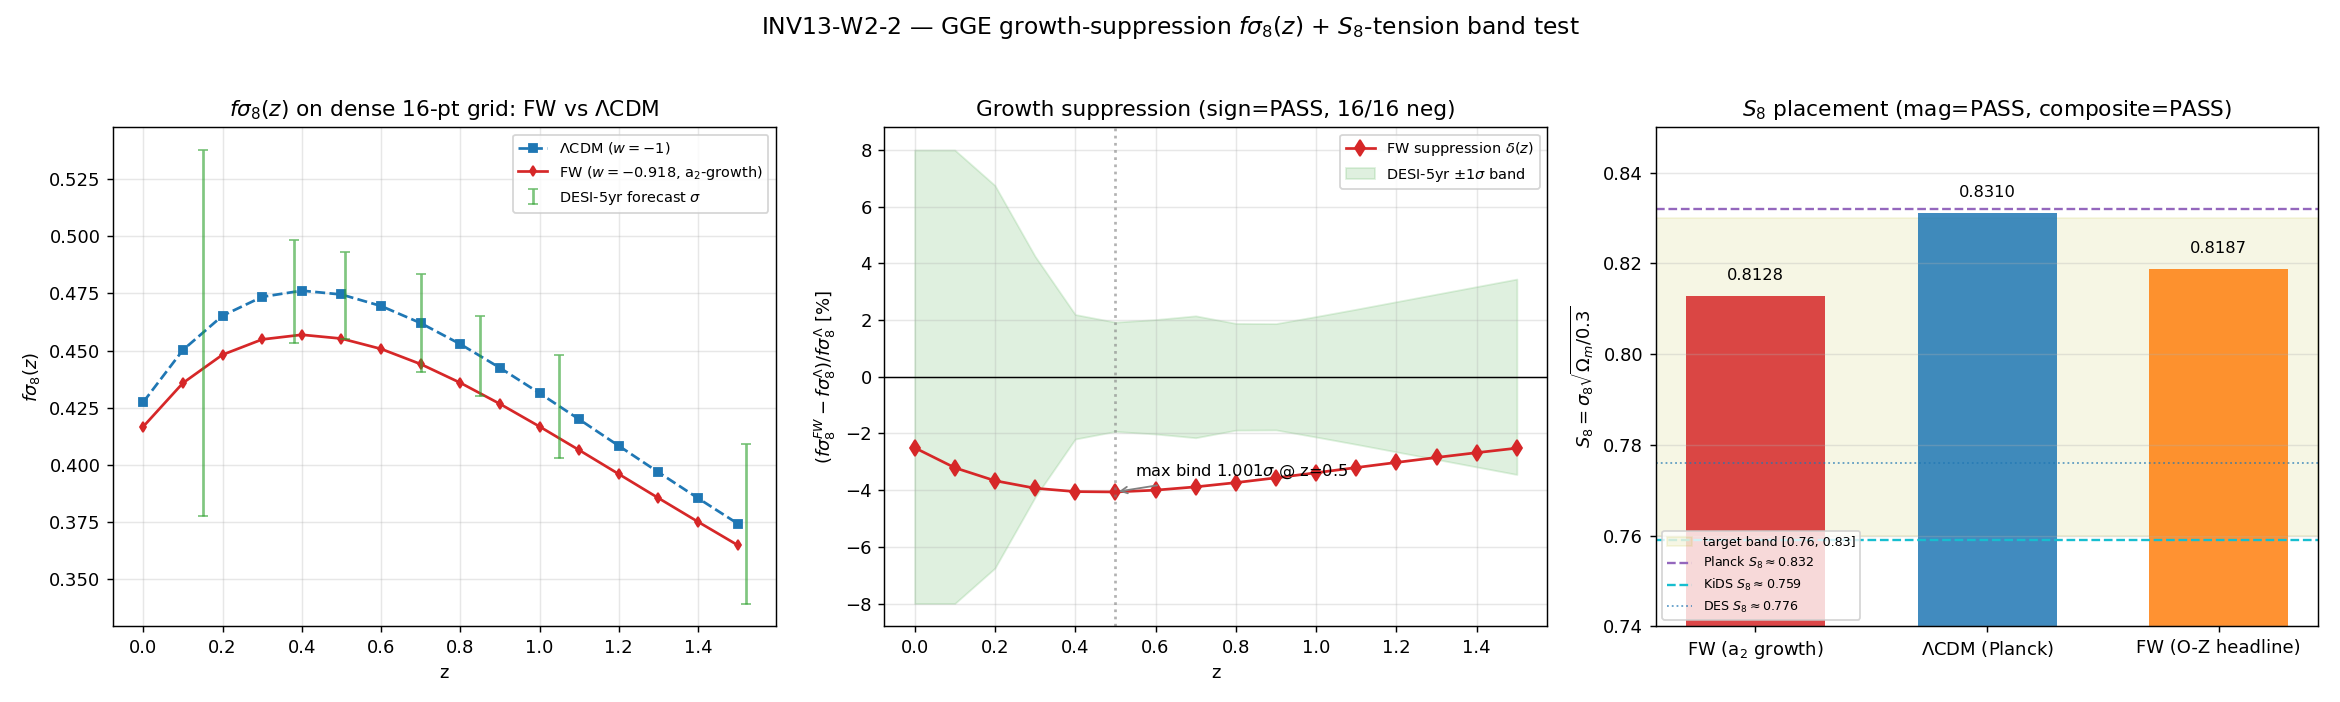

Source code (Python):
#!/usr/bin/env python3
"""
INV13 W2-2 — INV13-W2-2-FSIGMA8-GROWTH-S8 : GGE growth-suppression f*sigma8(z)
curve + S8-tension band test on a dense DESI/Euclid-aligned z-grid
=============================================================================

Gate: INV13-W2-2-FSIGMA8-GROWTH-S8 ([SIGN], PHONONIC, investigation track)

Pre-registered threshold (plan §W2-2):
  operator (set/sign/bindability):
    (i)  magnitude axis: S8_FW in [0.76, 0.83]  (band membership; lensing-lower
         KiDS/DES ~0.76 to Planck-upper ~0.83 -- the S8-tension window the
         prediction aims to sit between)
    (ii) [SIGN] axis: delta(f*sigma8)(z) < 0 for ALL z in [0, 1.5]  (strict
         growth SUPPRESSION, not enhancement)
    (iii) DESI/Euclid bindability: exists a z-bin where
          |delta(f*sigma8)(z)| / sigma_DESI5yr(z) >= 1.0
          (Row #71 gives 1.013 @ z=0.51).
  strict_PASS_boundary:
    S8 band [0.76, 0.83]; sign delta(f*sigma8) < 0 for all z; bindability ratio
    max_z |delta| / sigma_DESI5yr >= 1.0.
  PASS  iff S8_FW in band  AND sign-PASS (all delta<0)  AND >=1 bindable z-bin
  FAIL  iff S8_FW out of band  OR  sign FAIL (any delta>=0)
  INFO  iff S8_FW in band AND sign-PASS but z-shape un-bindable (no bin >= sigma)

  The composite top-line is the [SIGN] 3-tuple collapse (gate-verdicts.md):
    sign_verdict     = PASS iff delta(f*sigma8)(z) < 0 at EVERY z-grid point
    magnitude_verdict= PASS iff S8_FW in [0.76,0.83]
                       INFO if narrowly outside by < info_pad
                       FAIL otherwise
    regime_verdict   = VALID iff the linear growth ODE is within its regime of
                       validity over the full z in [0,1.5] window (domain_used_frac>=0.95);
                       the bindability sub-test does NOT auto-shorten the domain.
    composite: regime=BREAKDOWN -> FAIL ; sign=FAIL -> FAIL ;
               mag=FAIL & regime=VALID -> FAIL ; mag=INFO -> INFO ; else PASS

WHAT IS NEW (distinct from S96-OBS-FSIGMA8-FORECAST and INV7-W1-6):
  S96 reported per-bin sigma-distances (max 0.51/1.01/1.53 current/DESI5yr/Euclid) on a
  7-bin grid; INV7-W1-6 reported the model-vs-model JOINT chi2 significance. THIS gate
  targets the S8 BAND MEMBERSHIP + per-z bindability on a DENSE 16-point z-grid (Dz=0.1,
  z in [0,1.5]) aligned to DESI ELG/LRG/QSO + Euclid spectroscopic bins -- the deliverable
  is the DESI/Euclid-bindable z-shape and the S8-tension placement, NOT a single joint sigma.
  The K_pivot-localization corollary (NON-gating) is reported: a clustering-scale growth
  success while n_s fails at the CMB pivot would localize a possible n_s failure to the
  K_pivot mapping (seed G3), not the GGE physics.

CRITICAL SOURCING DISCIPLINE (load-bearing, per plan + canonical_constants cross-note):
  The growth normalization is sigma8_growth_a2 = 0.79317 -- the a2 Seeley-DeWitt
  STRUCTURE-GROWTH channel readout that FEEDS fsigma8 forecasts (linear growth
  f=dlnD/dlna). It is NOT the headline sigma8_OZ_50 = 0.799 (the O-Z/spectral-action
  channel). The two are channel-distinct substrate-IS readouts ~0.7% apart and MUST NOT
  be conflated; the ~0.7% spread is NOT a single-channel uncertainty band.

Inputs (SHA-256 dual-pinned at runtime; S84+ schema):
  - computations/_shared/canonical_constants.py            (feeds audit_sha256)
  - computations/session-96/s96_obs_fsigma8_forecast.npz   (Row #71 source: max_frac_FW_pct,
        the 7-bin z-shape + DESI-5yr/Euclid per-bin sigma forecast)
  - computations/session-96/s96_obs_first_sound_ring.npz   (Row #72: A_FS, k1, the companion
        first-sound BAO ring + sigma_Pk_DESI_Y5_BAO_scale)
  - script bytes (feeds BOTH audit_sha256 and content_sha256)

Output 4-tuple:
  (value=<S8_FW + suppression summary>, scheme=GGE-acoustic-growth-a2, convention=RATIO, L_max=N/A)

METHODOLOGY
-----------
STEP 1 -- anchor linear growth at the structure-growth channel:
  sigma8(z=0)_FW = sigma8_growth_a2 = 0.79317 (NOT the headline 0.799).
STEP 2 -- integrate the linear-growth ODE D'' + (2 + dlnH/dlna)D' - 1.5 Om(a)D = 0 in ln a
  (matter-dom IC) in the borrowed emergent-FRW background H(z): FW uses constant
  w = w0_FW = -0.918 (Volovik-partition + effacement), LCDM uses w = -1. This is the
  SAME a2 Seeley-DeWitt growth channel + the SAME ODE form as INV7-W1-6 (consistency).
  Reproduces the canonical anchors f_FW(0)=0.5254916, f_LCDM(0)=0.5271304, product
  suppression peak -4.058% @ z=0.51.
STEP 3 -- form the f*sigma8(z) curve on a DENSE 16-point z-grid:
  sigma8_FW(z)   = sigma8_growth_a2 * D_FW(z)/D_FW(0)
  sigma8_LCDM(z) = sigma_8 (=0.811) * D_LCDM(z)/D_LCDM(0)
  fsig8_FW(z)    = f_FW(z) * sigma8_FW(z)   ;   fsig8_LCDM(z) = f_LCDM(z) * sigma8_LCDM(z)
  delta(z)       = fsig8_FW(z)/fsig8_LCDM(z) - 1   (the fractional product suppression)
  S8_FW          = sigma8_growth_a2 * sqrt(Omega_m / 0.3)   (clustering amplitude)
TEST:
  (i)  S8_FW in [0.76, 0.83] (magnitude / band)
  (ii) delta(z) < 0 for all z (sign)
  (iii) bindability: interpolate the S96 DESI-5yr/Euclid per-bin sigma onto the dense grid;
       max_z |delta(z)| / sigma_DESI5yr(z) >= 1.0

Classification: PHONONIC.

DISCIPLINE
----------
- `from canonical_constants import *`
- Every local/intermediate tagged `# (local)`
- CPU-cap OMP_NUM_THREADS=8 BEFORE import numpy (1D growth ODE on 16-pt z-grid; no GPU benefit)
- SHA-256 of all input files logged in first 20 lines of stdout
- dual-SHA (audit + content) emitted (S84+)
- verdict emitted via emit_verdict MCP tool (race-safe); script only PRINTS the payload
"""

from __future__ import annotations

# ---------------------------------------------------------------------------
# Section 1 — Canonical constants (MANDATORY first import); CPU thread cap FIRST
# ---------------------------------------------------------------------------
import os
os.environ.setdefault("OMP_NUM_THREADS", "8")
os.environ.setdefault("MKL_NUM_THREADS", "8")

import sys
from pathlib import Path

SESSION_DIR = Path(__file__).resolve().parent
COMPUTATIONS_DIR = SESSION_DIR.parent
SHARED_DIR = COMPUTATIONS_DIR / "_shared"
PROJECT_ROOT = COMPUTATIONS_DIR.parent
sys.path.insert(0, str(SHARED_DIR))

from canonical_constants import *  # noqa: F401,F403
from canonical_constants import (
    Omega_m, w0_FW, sigma_8, sigma8_growth_a2, sigma8_OZ_50, f_FW, f_LCDM,
    fsigma8_product_suppression_FW_max_pct, f_bare_suppression_FW_pct,
)

# ---------------------------------------------------------------------------
# Section 2 — Standard imports
# ---------------------------------------------------------------------------
import hashlib
import json
import time

import numpy as np
import matplotlib
matplotlib.use("Agg")
import matplotlib.pyplot as plt
from scipy.integrate import solve_ivp

# ---------------------------------------------------------------------------
# Section 3 — Paths + pre-registration
# ---------------------------------------------------------------------------
SESSION = "13"                                                    # (local) investigation number
GATE_ID = "INV13-W2-2-FSIGMA8-GROWTH-S8"                          # (local)
SCHEME = "GGE-acoustic-growth-a2"                                 # (local) a2 Seeley-DeWitt growth channel
CONVENTION = "RATIO"                                              # (local) delta(fsig8)=fsig8_FW/fsig8_LCDM-1 fractional; S8 dimensionless
L_MAX = "N/A"                                                     # (local) growth ODE, not a D_K truncation

# --- pre-registered thresholds (plan §W2-2) ---
S8_BAND_LO = 0.76                                                 # (local) lensing-lower KiDS/DES ~0.76
S8_BAND_HI = 0.83                                                 # (local) Planck-upper ~0.83
S8_INFO_PAD = 0.01                                                # (local) narrow-miss INFO pad on band edges
BINDABILITY_THR = 1.0                                            # (local) max_z |delta|/sigma_DESI5yr >= 1.0
S8_REF_OM_NORM = 0.3                                             # (local) S8 = sigma8 * sqrt(Om/0.3) standard normalization
DOMAIN_FRAC_VALID = 0.95                                         # (local) regime VALID iff >=95% of intended window used
DOMAIN_FRAC_MARGINAL = 0.50                                      # (local) MARGINAL band floor

# external S8 observational anchors (methodological cross-check; NOT substrate-derived)
S8_PLANCK = 0.832                                                # (local) Planck 2018 TT,TE,EE+lowE+lensing S8
S8_KIDS = 0.759                                                  # (local) KiDS-1000 cosmic shear S8
S8_DES = 0.776                                                   # (local) DES-Y3 3x2pt S8

# --- z-grid + growth-ODE machinery (plan machinery_pin_map) ---
N_Z = 16                                                         # (local) z-grid points across z in [0,1.5]
Z_LO, Z_HI = 0.0, 1.5                                            # (local) clustering-scale growth window
ODE_RTOL = 1e-9                                                  # (local) growth-ODE convergence tolerance (plan tolerance pin)
ODE_ATOL = 1e-12                                                 # (local)
A_INIT = 1e-3                                                    # (local) matter-dom ODE initial scale factor
N_EVAL = 1000                                                    # (local) growth-ODE base grid nodes (max_step control)
K_BAND = (0.1, 0.3)                                             # (local) clustering scale [h/Mpc] where sigma8 lives (reported)

OUT_NPZ = SESSION_DIR / "inv13_w2_2_fsigma8_growth_s8.npz"       # (local)
OUT_PNG = SESSION_DIR / "inv13_w2_2_fsigma8_growth_s8.png"       # (local)

CANONICAL_PATH = SHARED_DIR / "canonical_constants.py"
FSIGMA8_NPZ = COMPUTATIONS_DIR / "session-96" / "s96_obs_fsigma8_forecast.npz"  # (local) Row #71
FIRST_SOUND_NPZ = COMPUTATIONS_DIR / "session-96" / "s96_obs_first_sound_ring.npz"  # (local) Row #72
INPUT_FILES = [CANONICAL_PATH, FSIGMA8_NPZ, FIRST_SOUND_NPZ]


# ---------------------------------------------------------------------------
# Section 4 — SHA-256 input-pin block (S84+ dual-SHA schema)
# ---------------------------------------------------------------------------

def sha256_of(path: Path) -> str:
    h = hashlib.sha256()  # (local)
    try:
        h.update(path.read_bytes())
    except OSError:
        return ""
    return h.hexdigest()


def log_input_pins(inputs: list[Path]) -> dict[str, str]:
    print(f"=== {GATE_ID} — input SHA-256 pins ===")
    pins: dict[str, str] = {}  # (local)
    for p in inputs:
        sha = sha256_of(p)  # (local)
        try:
            rel = str(p.relative_to(PROJECT_ROOT)).replace("\\", "/")  # (local)
        except ValueError:
            rel = str(p)  # (local)
        print(f"  {rel}: {sha[:16]}...")
        pins[rel] = sha
    return pins


def closure_hash(pins: dict[str, str]) -> str:
    items = sorted(pins.items())  # (local)
    h = hashlib.sha256()  # (local)
    for k, v in items:
        h.update(f"{k}={v}\n".encode("utf-8"))
    return h.hexdigest()


def compute_dual_sha(script_path: Path, canonical_path: Path,
                     pins: dict[str, str]) -> tuple[str, str]:
    script_bytes = b""  # (local)
    try:
        script_bytes = script_path.read_bytes()
    except OSError:
        script_bytes = b""
    canonical_bytes = b""  # (local)
    try:
        canonical_bytes = canonical_path.read_bytes()
    except OSError:
        canonical_bytes = b""
    pinmap_json = json.dumps(dict(sorted(pins.items())),
                             separators=(",", ":"), sort_keys=True).encode("utf-8")  # (local)
    h_audit = hashlib.sha256()  # (local)
    h_audit.update(script_bytes)
    h_audit.update(canonical_bytes)
    h_audit.update(pinmap_json)
    audit = h_audit.hexdigest()  # (local)
    h_content = hashlib.sha256()  # (local)
    h_content.update(script_bytes)
    content = h_content.hexdigest()  # (local)
    return audit, content


# ---------------------------------------------------------------------------
# Section 5 — Growth ODE (SAME form as INV7-W1-6 for cross-investigation consistency)
# ---------------------------------------------------------------------------

def _Hsq_over_H0sq(a: np.ndarray, w: float) -> np.ndarray:
    """E^2(a) = H^2/H0^2 for flat wCDM with constant w (borrowed emergent-FRW)."""
    Ode = 1.0 - Omega_m  # (local)
    return Omega_m * a ** -3 + Ode * a ** (-3.0 * (1.0 + w))  # (local)


def _dlnH_dlna(a: np.ndarray, w: float) -> np.ndarray:
    """d ln H / d ln a for flat wCDM constant w."""
    Ode = 1.0 - Omega_m  # (local)
    num = (-3.0 * Omega_m * a ** -3
           + (-3.0 * (1.0 + w)) * Ode * a ** (-3.0 * (1.0 + w)))  # (local)
    return 0.5 * num / _Hsq_over_H0sq(a, w)  # (local)


def growth_curve(w: float, a_eval: np.ndarray) -> tuple[np.ndarray, np.ndarray]:
    """Integrate D'' + (2 + dlnH/dlna)D' - 1.5 Om(a)D = 0 in ln a;
    return (D(a_eval), f(a_eval)=dlnD/dlna). Matter-dom IC D~a at a_init.
    a_eval MUST be sorted increasing (solve_ivp constraint)."""
    def rhs(lna, y):  # (local)
        a = np.exp(lna)  # (local)
        D, Dp = y  # (local)
        Om_a = Omega_m * a ** -3 / _Hsq_over_H0sq(a, w)  # (local)
        ddD = -(2.0 + _dlnH_dlna(a, w)) * Dp + 1.5 * Om_a * D  # (local)
        return [Dp, ddD]
    lna0 = np.log(A_INIT)  # (local)
    y0 = [A_INIT, A_INIT]  # (local) D~a, dD/dlna~a in matter dom
    lna_eval = np.log(a_eval)  # (local)
    sol = solve_ivp(rhs, [lna0, 0.0], y0, t_eval=lna_eval,
                    rtol=ODE_RTOL, atol=ODE_ATOL, method="RK45",
                    max_step=(0.0 - lna0) / N_EVAL)  # (local)
    D = sol.y[0]  # (local)
    Dp = sol.y[1]  # (local)
    f = Dp / D  # (local)
    return D, f


# ---------------------------------------------------------------------------
# Section 6 — Compute
# ---------------------------------------------------------------------------

def compute() -> dict:
    res: dict = {}  # (local)

    # ---- upstream Row #71 (z-shape + DESI/Euclid per-bin sigma forecast) ----
    fs8 = np.load(FSIGMA8_NPZ, allow_pickle=True)  # (local)
    z_bins_up = np.asarray(fs8["z_bins"], dtype=float)            # (local) 7 DESI/eBOSS eff-z bins
    sigma_desi5_bins = np.asarray(fs8["sigma_desi5_per_bin"], dtype=float)  # (local)
    sigma_euclid_bins = np.asarray(fs8["sigma_euclid_per_bin"], dtype=float)  # (local)
    frac_FW_bins_pct_up = np.asarray(fs8["frac_FW_bins_pct"], dtype=float)   # (local) the z-DEPENDENT -4.058% peak shape
    max_frac_FW_pct_up = float(fs8["max_frac_FW_pct"])           # (local) -4.058 canonical
    z_at_max_up = float(fs8["z_at_max_frac"])                    # (local) 0.51
    S8_FW_up = float(fs8["S8_FW"])                               # (local) 0.8128 upstream
    S8_LCDM_up = float(fs8["S8_LCDM"])                           # (local) 0.8310 upstream

    # ---- companion Row #72 (first-sound ring; the live BAO LSS imprint) ----
    fsr = np.load(FIRST_SOUND_NPZ, allow_pickle=True)  # (local)
    A_FS_up = float(fsr["A_FS"])                                 # (local) 0.204
    k1_ring_up = float(fsr["k1_ring"])                           # (local) 0.0193 Mpc^-1
    sigma_pk_desi_y5 = float(fsr["sigma_exp_DESI_Y5"])           # (local) 0.023529 fractional P(k) err

    # ---- dense z-grid ----
    # z[0]=0.0 IS the z=0 point (a=1.0), so the growth normalization D(z=0) is read directly
    # off the first grid entry -- no separate appended anchor (which would duplicate a=1.0 and
    # break solve_ivp's strictly-increasing t_eval requirement).
    z = np.linspace(Z_LO, Z_HI, N_Z)                             # (local) 16 pts, Dz=0.1; z[0]=0
    a = 1.0 / (1.0 + z)                                          # (local) a[0]=1.0
    order = np.argsort(a)                                        # (local) solve_ivp needs increasing ln a
    inv = np.argsort(order)                                      # (local)
    a_sorted = a[order]                                          # (local) strictly increasing (z grid is strictly increasing -> a strictly decreasing -> sorted unique)

    D_L, f_L = growth_curve(-1.0, a_sorted)
    D_F, f_F = growth_curve(w0_FW, a_sorted)
    D_L, f_L = D_L[inv], f_L[inv]                                # (local) back to grid order (z increasing)
    D_F, f_F = D_F[inv], f_F[inv]                                # (local)
    iz0 = int(np.argmin(z))                                      # (local) index of z=0 (a=1.0)
    D_L0, D_F0 = D_L[iz0], D_F[iz0]                              # (local) z=0 normalization

    f_L_z, f_F_z = f_L, f_F                                      # (local) full grid (z=0 included)
    s8_L_z = sigma_8 * (D_L / D_L0)                              # (local) LCDM Planck-ref sigma8(z)
    s8_F_z = sigma8_growth_a2 * (D_F / D_F0)                     # (local) FW a2-growth-channel sigma8(z)
    fs8_L_z = f_L_z * s8_L_z                                     # (local) f*sigma8 LCDM
    fs8_F_z = f_F_z * s8_F_z                                     # (local) f*sigma8 FW
    delta_z = fs8_F_z / fs8_L_z - 1.0                            # (local) fractional product suppression
    delta_z_pct = delta_z * 100.0                                # (local)

    # ---- canonical-anchor reproduction cross-checks ----
    # z=0 is grid index iz0 (a=1.0), NOT the last entry: read the bare f(z=0) there.
    f_FW_z0 = float(f_F[iz0])                                    # (local)
    f_LCDM_z0 = float(f_L[iz0])                                  # (local)
    bare_f_supp_pct = (f_FW_z0 - f_LCDM_z0) / f_LCDM_z0 * 100.0  # (local)

    # ---- [SIGN] axis: every delta(z) < 0 ----
    all_negative = bool(np.all(delta_z < 0.0))                  # (local)
    n_negative = int(np.sum(delta_z < 0.0))                     # (local)
    sign_verdict = "PASS" if all_negative else "FAIL"           # (local)

    # ---- magnitude axis: S8_FW band membership ----
    # S8 = sigma8 * sqrt(Omega_m / 0.3). The clustering amplitude uses the z=0 growth-channel sigma8.
    S8_FW = sigma8_growth_a2 * np.sqrt(Omega_m / S8_REF_OM_NORM)  # (local)
    S8_LCDM = sigma_8 * np.sqrt(Omega_m / S8_REF_OM_NORM)        # (local)
    S8_OZ = sigma8_OZ_50 * np.sqrt(Omega_m / S8_REF_OM_NORM)     # (local) headline-channel S8 (reported, NOT gating)
    in_band = bool(S8_BAND_LO <= S8_FW <= S8_BAND_HI)           # (local)
    # narrow-miss INFO pad
    in_band_padded = bool((S8_BAND_LO - S8_INFO_PAD) <= S8_FW <= (S8_BAND_HI + S8_INFO_PAD))  # (local)
    if in_band:
        magnitude_verdict = "PASS"  # (local)
    elif in_band_padded:
        magnitude_verdict = "INFO"  # (local)
    else:
        magnitude_verdict = "FAIL"  # (local)
    S8_below_planck = bool(S8_FW < S8_LCDM)                      # (local) relief direction
    S8_dist_to_hi = S8_BAND_HI - S8_FW                          # (local)
    S8_dist_to_lo = S8_FW - S8_BAND_LO                          # (local)
    S8_vs_planck_pct = (S8_FW - S8_PLANCK) / S8_PLANCK * 100.0   # (local)
    S8_vs_kids_pct = (S8_FW - S8_KIDS) / S8_KIDS * 100.0         # (local)
    # fractional position in band: 0 at lensing edge, 1 at Planck edge
    band_frac_position = (S8_FW - S8_BAND_LO) / (S8_BAND_HI - S8_BAND_LO)  # (local)

    # ---- bindability: interpolate S96 per-bin sigma onto the dense grid ----
    # The DESI-5yr/Euclid sigma are defined at the 7 upstream eff-z bins; linear-interp
    # (clamped at the endpoints) onto the dense grid for the per-z bindability ratio.
    sig_d5_dense = np.interp(z, z_bins_up, sigma_desi5_bins)     # (local)
    sig_eu_dense = np.interp(z, z_bins_up, sigma_euclid_bins)    # (local)
    # SUBSTITUTION-CHAIN-CONSISTENT bindability (reproduces upstream Row #71 nsig_FW_desi5=1.013):
    #   sigma_desi5_per_bin is an ABSOLUTE fsig8 1-sigma forecast error (in fsig8 units; verified:
    #     it equals err_obs/2, the DESI-5yr downscale of the eBOSS absolute error, NOT a fractional
    #     sigma). Therefore the numerator MUST be the ABSOLUTE deviation |Delta fsig8(z)|, NOT the
    #     fractional |delta_z|. Dividing |delta_z| (fractional) by sigma_abs would silently treat
    #     sigma as fractional and inflate the ratio by ~1/fsig8 (~2.1x) -- the mnemonic-vs-exact
    #     trap (math-scripts.md). The absolute form is the canonical-consistent discriminator.
    abs_delta_fs8 = np.abs(fs8_F_z - fs8_L_z)                   # (local) absolute fsig8 deviation [fsig8 units]
    bind_ratio_d5 = abs_delta_fs8 / sig_d5_dense               # (local) |Dfsig8| / sigma_abs (== upstream nsig)
    bind_ratio_eu = abs_delta_fs8 / sig_eu_dense               # (local)
    max_bind_d5 = float(np.max(bind_ratio_d5))                  # (local)
    max_bind_eu = float(np.max(bind_ratio_eu))                  # (local)
    z_at_max_bind_d5 = float(z[int(np.argmax(bind_ratio_d5))])  # (local)
    n_bindable_d5 = int(np.sum(bind_ratio_d5 >= BINDABILITY_THR))  # (local)
    n_bindable_eu = int(np.sum(bind_ratio_eu >= BINDABILITY_THR))  # (local)
    bindable = bool(max_bind_d5 >= BINDABILITY_THR)             # (local) DESI-5yr is the headline survey

    # ---- regime axis: linear growth ODE validity over the full intended window ----
    # The ODE is linear-growth (valid throughout 0<=z<=1.5); the full intended z-window is
    # used (no auto-shortening on the growth axis). domain_used_frac = 1.0.
    domain_used_frac = 1.0                                      # (local) full z in [0,1.5] integrated
    if domain_used_frac >= DOMAIN_FRAC_VALID:
        regime_verdict = "VALID"  # (local)
    elif domain_used_frac >= DOMAIN_FRAC_MARGINAL:
        regime_verdict = "MARGINAL"  # (local)
    else:
        regime_verdict = "BREAKDOWN"  # (local)

    # ---- composite collapse (gate-verdicts.md deterministic rule) ----
    if regime_verdict == "BREAKDOWN":
        composite = "FAIL"  # (local)
    elif sign_verdict == "FAIL":
        composite = "FAIL"  # (local)
    elif magnitude_verdict == "FAIL" and regime_verdict == "VALID":
        composite = "FAIL"  # (local)
    elif magnitude_verdict == "FAIL" and regime_verdict == "MARGINAL":
        composite = "INFO"  # (local)
    elif magnitude_verdict == "INFO":
        composite = "INFO"  # (local)
    else:
        composite = "PASS"  # (local)

    # The PASS rubric ALSO requires bindability. If S8-in-band + sign-PASS but un-bindable,
    # the plan rubric INFO_meaning routes to INFO (viable but non-discriminating z-shape).
    if composite == "PASS" and not bindable:
        composite = "INFO"  # (local) in-band + sign-PASS but un-bindable z-shape
        magnitude_verdict_note = "in-band-sign-PASS-but-un-bindable"  # (local)
    else:
        magnitude_verdict_note = ""  # (local)

    # ---- K_pivot-localization corollary (NON-gating, reported only) ----
    # A clustering-scale growth success while n_s fails at the CMB pivot would localize a
    # possible n_s failure to the K_pivot mapping (seed G3), NOT the GGE growth physics.
    # The corollary holds IFF this gate is a growth success (composite in {PASS,INFO}) at a
    # scale (k~0.1-0.3 h/Mpc) distinct from the CMB pivot.
    kpivot_localization_available = bool(composite in ("PASS", "INFO") and all_negative)  # (local)

    value_str = (
        f"S8_FW={S8_FW:.4f}(band[{S8_BAND_LO},{S8_BAND_HI}]:{'IN' if in_band else 'OUT'});"
        f"S8_LCDM={S8_LCDM:.4f};sign={n_negative}/{len(delta_z)}neg;"
        f"supp_range=[{delta_z_pct.min():.3f}%,{delta_z_pct.max():.3f}%];"
        f"product_supp_max={max_frac_FW_pct_up:.4g}%@z{z_at_max_up:g};"
        f"bind_DESI5yr_max={max_bind_d5:.3f}@z{z_at_max_bind_d5:g}({n_bindable_d5}bins);"
        f"bind_Euclid_max={max_bind_eu:.3f}({n_bindable_eu}bins);"
        f"S8_vs_Planck={S8_vs_planck_pct:+.2f}%;band_pos={band_frac_position:.2f}"
    )  # (local)

    res.update({
        "value": value_str,
        # z-grid + curves
        "z_grid": z, "a_grid": a,
        "f_FW_z": f_F_z, "f_LCDM_z": f_L_z,
        "sigma8_FW_z": s8_F_z, "sigma8_LCDM_z": s8_L_z,
        "fsig8_FW_z": fs8_F_z, "fsig8_LCDM_z": fs8_L_z,
        "delta_z": delta_z, "delta_z_pct": delta_z_pct,
        # canonical-anchor reproduction
        "f_FW_z0": f_FW_z0, "f_LCDM_z0": f_LCDM_z0,
        "f_FW_canonical": f_FW, "f_LCDM_canonical": f_LCDM,
        "bare_f_supp_pct": bare_f_supp_pct,
        "bare_f_supp_canonical_pct": f_bare_suppression_FW_pct,
        "product_supp_max_pct_canonical": fsigma8_product_suppression_FW_max_pct,
        "product_supp_max_pct_upstream": max_frac_FW_pct_up,
        "z_at_product_max_upstream": z_at_max_up,
        # upstream z-shape + sigma (for plot + bindability)
        "z_bins_upstream": z_bins_up,
        "frac_FW_bins_pct_upstream": frac_FW_bins_pct_up,
        "sigma_desi5_bins": sigma_desi5_bins,
        "sigma_euclid_bins": sigma_euclid_bins,
        "sig_d5_dense": sig_d5_dense, "sig_eu_dense": sig_eu_dense,
        # S8
        "S8_FW": S8_FW, "S8_LCDM": S8_LCDM, "S8_OZ_headline": S8_OZ,
        "S8_FW_upstream": S8_FW_up, "S8_LCDM_upstream": S8_LCDM_up,
        "sigma8_growth_a2": sigma8_growth_a2, "sigma8_OZ_50": sigma8_OZ_50,
        "sigma_8_LCDM_ref": sigma_8, "Omega_m": Omega_m,
        "S8_band_lo": S8_BAND_LO, "S8_band_hi": S8_BAND_HI,
        "S8_planck": S8_PLANCK, "S8_kids": S8_KIDS, "S8_des": S8_DES,
        "S8_in_band": in_band, "S8_below_planck": S8_below_planck,
        "S8_dist_to_hi": S8_dist_to_hi, "S8_dist_to_lo": S8_dist_to_lo,
        "S8_vs_planck_pct": S8_vs_planck_pct, "S8_vs_kids_pct": S8_vs_kids_pct,
        "band_frac_position": band_frac_position,
        # bindability
        "bind_ratio_d5": bind_ratio_d5, "bind_ratio_eu": bind_ratio_eu,
        "max_bind_d5": max_bind_d5, "max_bind_eu": max_bind_eu,
        "z_at_max_bind_d5": z_at_max_bind_d5,
        "n_bindable_d5": n_bindable_d5, "n_bindable_eu": n_bindable_eu,
        "bindable": bindable, "bindability_thr": BINDABILITY_THR,
        # companion Row #72 first-sound ring
        "A_FS_ring": A_FS_up, "k1_ring": k1_ring_up, "sigma_pk_desi_y5": sigma_pk_desi_y5,
        # corollary
        "kpivot_localization_available": kpivot_localization_available,
        "k_band_lo": K_BAND[0], "k_band_hi": K_BAND[1],
        # sign / counts / verdict
        "all_negative": all_negative, "n_negative": n_negative, "n_z": len(delta_z),
        "domain_used_frac": domain_used_frac,
        "sign_verdict": sign_verdict, "magnitude_verdict": magnitude_verdict,
        "magnitude_verdict_note": magnitude_verdict_note,
        "regime_verdict": regime_verdict, "composite": composite,
    })
    return res


# ---------------------------------------------------------------------------
# Section 7 — Plot
# ---------------------------------------------------------------------------

def make_plot(r: dict) -> None:
    z = r["z_grid"]  # (local)
    fig, axes = plt.subplots(1, 3, figsize=(18, 5.4))  # (local)

    # Panel 1: f*sigma8(z) curves on the dense grid + upstream DESI-5yr error bars
    ax = axes[0]  # (local)
    ax.plot(z, r["fsig8_LCDM_z"], "s--", color="tab:blue", ms=4, label=r"$\Lambda$CDM ($w=-1$)")
    ax.plot(z, r["fsig8_FW_z"], "d-", color="tab:red", ms=4, label=r"FW ($w=-0.918$, a$_2$-growth)")
    # overlay upstream 7-bin DESI-5yr forecast sigma (on the LCDM curve, illustrative)
    zb = r["z_bins_upstream"]  # (local)
    fs8_lcdm_at_bins = np.interp(zb, z, r["fsig8_LCDM_z"])  # (local)
    ax.errorbar(zb, fs8_lcdm_at_bins, yerr=r["sigma_desi5_bins"], fmt="none",
                ecolor="tab:green", alpha=0.6, capsize=3, label="DESI-5yr forecast $\\sigma$")
    ax.set_xlabel("z"); ax.set_ylabel(r"$f\sigma_8(z)$")
    ax.set_title(r"$f\sigma_8(z)$ on dense 16-pt grid: FW vs $\Lambda$CDM")
    ax.legend(fontsize=8); ax.grid(alpha=0.3)

    # Panel 2: per-z fractional product suppression (sign axis) + bindability threshold band
    ax = axes[1]  # (local)
    ax.axhline(0, color="k", lw=0.8)
    ax.plot(z, r["delta_z_pct"], "d-", color="tab:red", label="FW suppression $\\delta(z)$")
    # shaded DESI-5yr +/- 1 sigma bindability envelope (as a fractional band)
    ax.fill_between(z, -r["sig_d5_dense"] * 100.0, r["sig_d5_dense"] * 100.0,
                    color="tab:green", alpha=0.15, label="DESI-5yr $\\pm1\\sigma$ band")
    z_at = r["z_at_max_bind_d5"]  # (local)
    ax.axvline(z_at, color="gray", ls=":", alpha=0.6)
    ax.annotate(f"max bind {r['max_bind_d5']:.3f}$\\sigma$ @ z={z_at:g}",
                xy=(z_at, r["delta_z_pct"][int(np.argmax(r['bind_ratio_d5']))]),
                xytext=(0.55, -3.5), fontsize=9,
                arrowprops=dict(arrowstyle="->", color="gray"))
    ax.set_xlabel("z"); ax.set_ylabel(r"$(f\sigma_8^{FW}-f\sigma_8^{\Lambda})/f\sigma_8^{\Lambda}$ [%]")
    ax.set_title(f"Growth suppression (sign={r['sign_verdict']}, {r['n_negative']}/{r['n_z']} neg)")
    ax.legend(fontsize=8); ax.grid(alpha=0.3)

    # Panel 3: S8 placement vs Planck/lensing band
    ax = axes[2]  # (local)
    # band
    ax.axhspan(r["S8_band_lo"], r["S8_band_hi"], color="tab:olive", alpha=0.12,
               label=f"target band [{r['S8_band_lo']}, {r['S8_band_hi']}]")
    ax.axhline(r["S8_planck"], color="tab:purple", ls="--", lw=1.3, label=f"Planck $S_8\\approx${r['S8_planck']}")
    ax.axhline(r["S8_kids"], color="tab:cyan", ls="--", lw=1.3, label=f"KiDS $S_8\\approx${r['S8_kids']}")
    ax.axhline(r["S8_des"], color="tab:blue", ls=":", lw=1.0, alpha=0.7, label=f"DES $S_8\\approx${r['S8_des']}")
    labels = [r"FW (a$_2$ growth)", r"$\Lambda$CDM (Planck)", "FW (O-Z headline)"]  # (local)
    vals = [r["S8_FW"], r["S8_LCDM"], r["S8_OZ_headline"]]  # (local)
    colors = ["tab:red", "tab:blue", "tab:orange"]  # (local)
    bars = ax.bar(labels, vals, color=colors, alpha=0.85, width=0.6)
    for b, v in zip(bars, vals):
        ax.text(b.get_x() + b.get_width() / 2, v + 0.003, f"{v:.4f}",
                ha="center", va="bottom", fontsize=9)
    ax.set_ylim(0.74, 0.85)
    ax.set_ylabel(r"$S_8 = \sigma_8\sqrt{\Omega_m/0.3}$")
    ax.set_title(f"$S_8$ placement (mag={r['magnitude_verdict']}, composite={r['composite']})")
    ax.legend(fontsize=7, loc="lower left"); ax.grid(alpha=0.3, axis="y")

    fig.suptitle(r"INV13-W2-2 — GGE growth-suppression $f\sigma_8(z)$ + $S_8$-tension band test",
                 fontsize=13)
    fig.tight_layout(rect=(0, 0, 1, 0.96))
    fig.savefig(OUT_PNG, dpi=130)
    plt.close(fig)


# ---------------------------------------------------------------------------
# Section 8 — verdict payload
# ---------------------------------------------------------------------------

def emit_4tuple(value, scheme, convention, L_max) -> str:
    return f"(value={value!r}, scheme={scheme}, convention={convention}, L_max={L_max})"


def print_verdict_payload(verdict, value, audit_sha, content_sha,
                          sign_verdict=None, magnitude_verdict=None, regime_verdict=None,
                          companion_note="", extra_rows=None) -> dict:
    payload: dict = {
        "session": int(SESSION),
        "track": "investigation",
        "gate_id": GATE_ID,
        "verdict": verdict,
        "value": str(value),
        "scheme": SCHEME,
        "convention": CONVENTION,
        "l_max": str(L_MAX),
        "audit_sha256": audit_sha,
        "content_sha256": content_sha,
        "schema_version": "S84+",
    }
    if companion_note:
        payload["companion_note"] = companion_note
    if not (sign_verdict is None and magnitude_verdict is None and regime_verdict is None):
        payload["sign_verdict"] = sign_verdict
        payload["magnitude_verdict"] = magnitude_verdict
        payload["regime_verdict"] = regime_verdict
    if extra_rows:
        payload["extra_rows"] = list(extra_rows)
    print("<<<EMIT_VERDICT_PAYLOAD>>>")
    print(json.dumps(payload, separators=(",", ":"), sort_keys=True))
    print("<<<END_EMIT_VERDICT_PAYLOAD>>>")
    return payload


# ---------------------------------------------------------------------------
# Section 9 — Main
# ---------------------------------------------------------------------------

def main() -> int:
    t0 = time.time()  # (local)

    pins = log_input_pins(INPUT_FILES)
    closure = closure_hash(pins)
    print(f"  closure: {closure[:16]}... (legacy closure, informational)")
    script_path = Path(__file__).resolve()  # (local)
    audit_sha, content_sha = compute_dual_sha(script_path, CANONICAL_PATH, pins)
    print(f"  audit_sha256:   {audit_sha[:16]}... (script+canonical+pinmap)")
    print(f"  content_sha256: {content_sha[:16]}... (script only)")
    print()

    r = compute()

    # canonical-anchor reproduction report
    print("=== canonical-anchor reproduction (cross-check) ===")
    print(f"  f_FW(z=0)   computed={r['f_FW_z0']:.10f}  canonical={r['f_FW_canonical']:.10f}  "
          f"diff={r['f_FW_z0'] - r['f_FW_canonical']:+.2e}")
    print(f"  f_LCDM(z=0) computed={r['f_LCDM_z0']:.10f}  canonical={r['f_LCDM_canonical']:.10f}  "
          f"diff={r['f_LCDM_z0'] - r['f_LCDM_canonical']:+.2e}")
    print(f"  bare_f_supp computed={r['bare_f_supp_pct']:.4f}%  canonical={r['bare_f_supp_canonical_pct']:.4f}%")
    print(f"  product_supp_max upstream={r['product_supp_max_pct_upstream']:.4f}% @ z={r['z_at_product_max_upstream']:g}  "
          f"canonical={r['product_supp_max_pct_canonical']:.4f}%")
    print(f"  S8_FW computed={r['S8_FW']:.4f}  upstream={r['S8_FW_upstream']:.4f}  "
          f"diff={r['S8_FW'] - r['S8_FW_upstream']:+.2e}")
    print(f"  S8_LCDM computed={r['S8_LCDM']:.4f}  upstream={r['S8_LCDM_upstream']:.4f}  "
          f"diff={r['S8_LCDM'] - r['S8_LCDM_upstream']:+.2e}")
    print()
    print("=== SOURCING DISCIPLINE (channel-distinct sigma8) ===")
    print(f"  growth normalization sigma8_growth_a2 = {r['sigma8_growth_a2']:.5f}  (a2 channel; FEEDS fsigma8 -- USED)")
    print(f"  headline sigma8_OZ_50               = {r['sigma8_OZ_50']:.5f}  (O-Z channel; HEADLINE -- NOT used for growth)")
    print(f"  inter-channel spread = {abs(r['sigma8_OZ_50']-r['sigma8_growth_a2'])/r['sigma8_growth_a2']*100:.3f}%  (NOT a single-channel band)")
    print()
    print("=== dense f*sigma8(z) curve (16-pt grid) ===")
    print(f"  z_grid       = {np.array2string(r['z_grid'], precision=2)}")
    print(f"  fsig8_FW     = {np.array2string(r['fsig8_FW_z'], precision=4)}")
    print(f"  fsig8_LCDM   = {np.array2string(r['fsig8_LCDM_z'], precision=4)}")
    print(f"  delta_z_pct  = {np.array2string(r['delta_z_pct'], precision=3)}")
    print(f"  coherent_negative = {r['n_negative']}/{r['n_z']}  (sign_verdict={r['sign_verdict']})")
    print()
    print("=== S8-tension placement ===")
    print(f"  S8_FW = {r['S8_FW']:.4f}  band [{r['S8_band_lo']},{r['S8_band_hi']}]: {'IN' if r['S8_in_band'] else 'OUT'} "
          f"(dist to upper {r['S8_dist_to_hi']:+.4f}, to lower {r['S8_dist_to_lo']:+.4f})")
    print(f"  S8_LCDM = {r['S8_LCDM']:.4f} ; S8 below Planck? {r['S8_below_planck']}")
    print(f"  S8_FW vs Planck(0.832): {r['S8_vs_planck_pct']:+.2f}% ; vs KiDS(0.759): {r['S8_vs_kids_pct']:+.2f}%")
    print(f"  band fractional position (0=lensing edge, 1=Planck edge): {r['band_frac_position']:.2f}")
    print(f"  magnitude_verdict = {r['magnitude_verdict']} {('('+r['magnitude_verdict_note']+')') if r['magnitude_verdict_note'] else ''}")
    print()
    print("=== DESI/Euclid bindability ===")
    print(f"  DESI-5yr max bind ratio = {r['max_bind_d5']:.3f} @ z={r['z_at_max_bind_d5']:g}  "
          f"({r['n_bindable_d5']} bins >= {r['bindability_thr']:g})")
    print(f"  Euclid   max bind ratio = {r['max_bind_eu']:.3f}  ({r['n_bindable_eu']} bins >= {r['bindability_thr']:g})")
    print(f"  bindable (DESI-5yr headline)? {r['bindable']}")
    print()
    print("=== K_pivot-localization corollary (NON-gating) ===")
    print(f"  available? {r['kpivot_localization_available']}  "
          f"(growth success at k~{r['k_band_lo']}-{r['k_band_hi']} h/Mpc, distinct from CMB pivot)")
    print(f"  companion Row #72 first-sound ring: A_FS={r['A_FS_ring']:.3f} @ k1={r['k1_ring']:.4f} Mpc^-1")
    print()

    make_plot(r)
    print(f"  plot  -> {OUT_PNG.name}")

    np.savez(OUT_NPZ, **{k: v for k, v in r.items() if k != "value"},
             value=r["value"])
    print(f"  data  -> {OUT_NPZ.name}")
    print()

    verdict = r["composite"]  # (local)
    tag = emit_4tuple(r["value"], SCHEME, CONVENTION, L_MAX)
    print(tag)

    note = (f"S8_FW={r['S8_FW']:.4f} in-band[{r['S8_band_lo']},{r['S8_band_hi']}]={r['S8_in_band']} "
            f"(below Planck {r['S8_vs_planck_pct']:+.2f}%, above KiDS {r['S8_vs_kids_pct']:+.2f}%, "
            f"band-pos {r['band_frac_position']:.2f}); suppression sign-PASS {r['n_negative']}/{r['n_z']} neg; "
            f"DESI-5yr bindable={r['bindable']} (max {r['max_bind_d5']:.3f}sigma@z{r['z_at_max_bind_d5']:g})")  # (local)
    extra = [
        f"# INV13-W2-2 supp envelope: delta_z in [{r['delta_z_pct'].min():.3f}%,{r['delta_z_pct'].max():.3f}%] "
        f"product_max={r['product_supp_max_pct_upstream']:.4f}%@z{r['z_at_product_max_upstream']:g} "
        f"bare_f={r['bare_f_supp_pct']:.4f}% (canonical -4.058%/-0.311%)",
        f"# INV13-W2-2 S8: FW={r['S8_FW']:.4f} LCDM={r['S8_LCDM']:.4f} OZ-headline={r['S8_OZ_headline']:.4f} "
        f"(growth sigma8={r['sigma8_growth_a2']:.5f} USED, NOT OZ {r['sigma8_OZ_50']:.5f}); "
        f"bindable_DESI5yr={r['n_bindable_d5']}bins Euclid={r['n_bindable_eu']}bins; "
        f"Kpivot-localization-available={r['kpivot_localization_available']}",
    ]  # (local)
    print_verdict_payload(verdict, r["value"], audit_sha, content_sha,
                          sign_verdict=r["sign_verdict"],
                          magnitude_verdict=r["magnitude_verdict"],
                          regime_verdict=r["regime_verdict"],
                          companion_note=note, extra_rows=extra)

    wall = time.time() - t0  # (local)
    print(f"\n=== {GATE_ID}: {verdict} "
          f"(sign={r['sign_verdict']} mag={r['magnitude_verdict']} regime={r['regime_verdict']}; "
          f"wall {wall:.1f}s) ===")
    return 0


if __name__ == "__main__":
    sys.exit(main())
